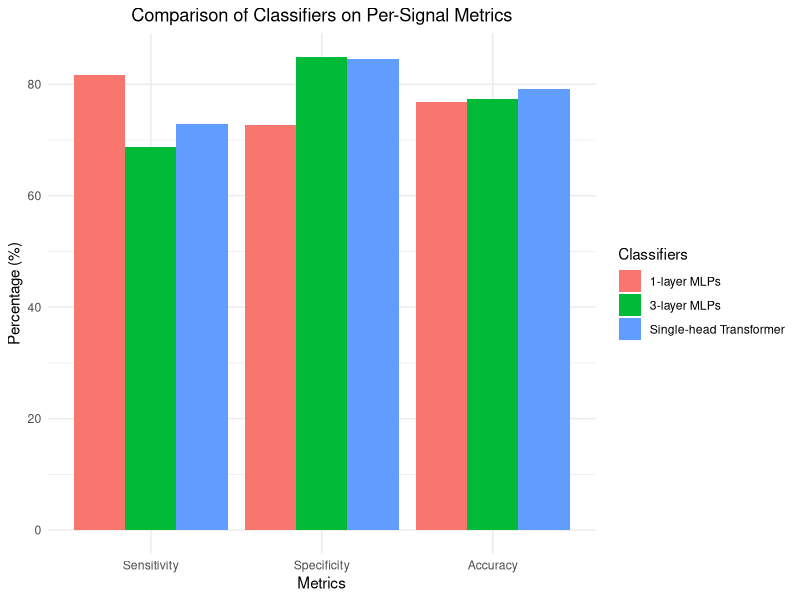

Recreate this plot in R.
# Load necessary libraries
library(ggplot2)
library(reshape2)

# Create the data
data <- data.frame(
  Classifiers = c("1-layer MLPs", "3-layer MLPs", "Single-head Transformer"),
  Sensitivity = c(81.7, 68.7, 72.8),
  Specificity = c(72.6, 84.9, 84.5),
  Accuracy = c(76.8, 77.4, 79.1)
)

# Reshape data to long format
data_long <- melt(data, id.vars = "Classifiers", variable.name = "Metrics", value.name = "Percentage")

# Plot the bar chart
ggplot(data_long, aes(x = Metrics, y = Percentage, fill = Classifiers)) +
  geom_bar(stat = "identity", position = "dodge") +
  labs(
    title = "Comparison of Classifiers on Per-Signal Metrics",
    x = "Metrics",
    y = "Percentage (%)"
  ) +
  theme_minimal() +
  theme(plot.title = element_text(hjust = 0.5))